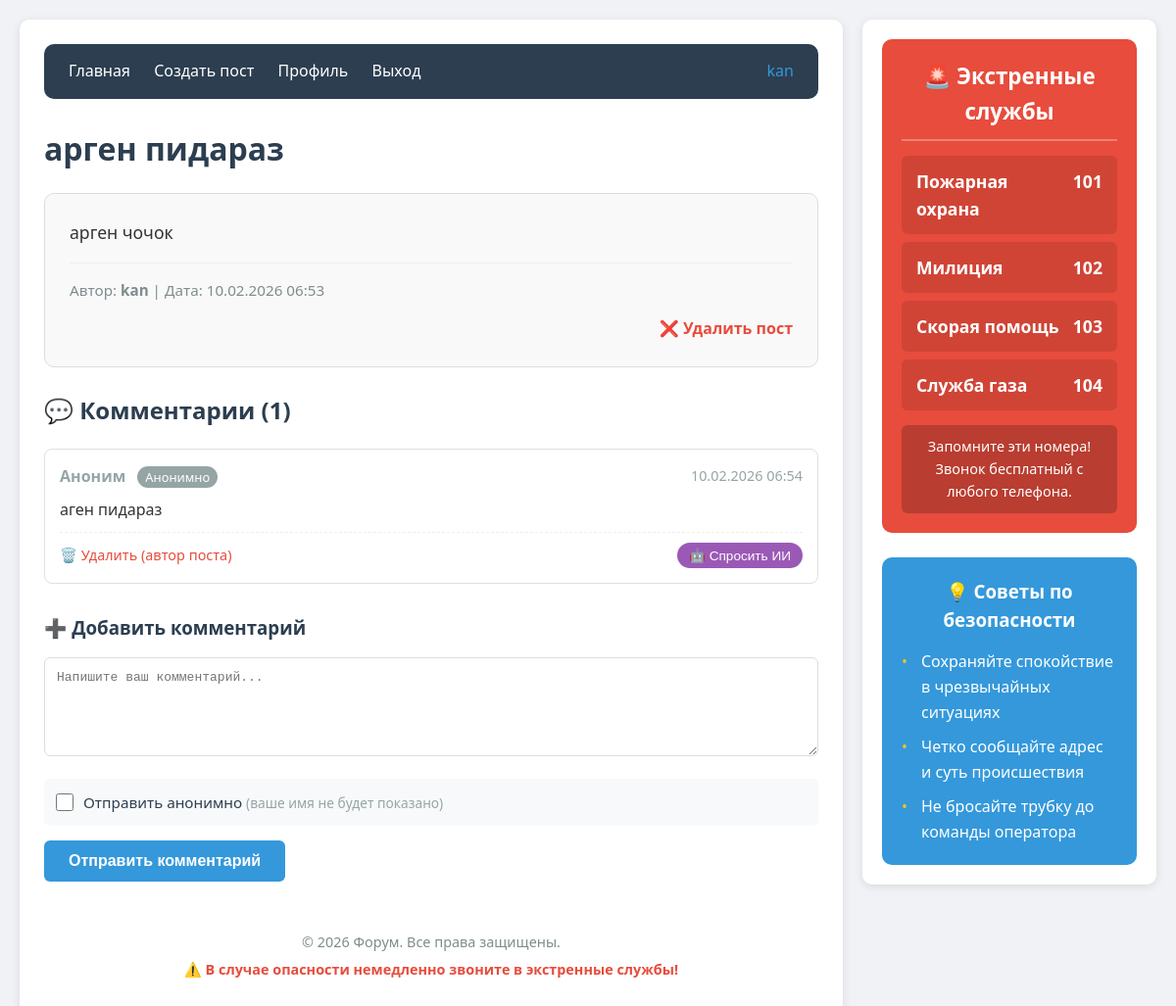
The app's page /post/1 (signed in) with its own data.
### main.py (models this page shows)
class User(db.Model):
    id = db.Column(db.Integer, primary_key=True)
    username = db.Column(db.String(80), unique=True, nullable=False)
    email = db.Column(db.String(120), unique=True, nullable=False)
    password = db.Column(db.String(200), nullable=False)
    posts = db.relationship('Post', backref='author', lazy=True)
    comments = db.relationship('Comment', backref='author', lazy=True)
    created_at = db.Column(db.DateTime, default=datetime.utcnow)

class Post(db.Model):
    id = db.Column(db.Integer, primary_key=True)
    title = db.Column(db.String(200), nullable=False)
    content = db.Column(db.Text, nullable=False)
    user_id = db.Column(db.Integer, db.ForeignKey('user.id'), nullable=False)
    created_at = db.Column(db.DateTime, default=datetime.utcnow)
    comments = db.relationship('Comment', backref='post', lazy=True)

class Comment(db.Model):
    id = db.Column(db.Integer, primary_key=True)
    content = db.Column(db.Text, nullable=False)
    user_id = db.Column(db.Integer, db.ForeignKey('user.id'), nullable=True)
    post_id = db.Column(db.Integer, db.ForeignKey('post.id'), nullable=False)
    is_anonymous = db.Column(db.Boolean, default=False)
    created_at = db.Column(db.DateTime, default=datetime.utcnow)

### main.py (the view, shortened to what this page needs)
@app.route('/post/<int:post_id>', methods=['GET', 'POST'])
def view_post(post_id):
    post = Post.query.get_or_404(post_id)
    return render_template('view_post.html', post=post, emergency_services=EMERGENCY_SERVICES)

### pythonProject/templates/view_post.html (shortened to what this page needs)
{% extends "base.html" %}
{% block content %}
    <h1 style="margin-bottom: 20px; color: #2c3e50;">{{ post.title }}</h1>
    <div style="border: 1px solid #ddd; padding: 25px; margin-bottom: 25px; border-radius: 10px; background-color: #f9f9f9;">
        <div style="margin-bottom: 15px;">
            <p style="font-size: 1.1em; line-height: 1.7;">{{ post.content }}</p>
        </div>
        <div style="color: #7f8c8d; font-size: 0.95em; border-top: 1px solid #eee; padding-top: 15px;">
            <p>
                Автор: <strong>{{ post.author.username }}</strong> |
                Дата: {{ post.created_at.strftime('%d.%m.%Y %H:%M') }}
            </p>
        </div>
        {% if session.user_id == post.user_id %}
            <div style="margin-top: 15px; text-align: right;">
                <a href="{{ url_for('delete_post', post_id=post.id) }}" onclick="return confirm('Вы уверены, что хотите удалить этот пост?')" style="color: #e74c3c; text-decoration: none; font-weight: bold;">❌ Удалить пост</a>
            </div>
        {% endif %}
    </div>
    <h2 style="margin-bottom: 20px; color: #2c3e50; display: flex; align-items: center;">
        💬 Комментарии ({{ post.comments|length }})
    </h2>
    {% if post.comments %}
        {% for comment in post.comments|sort(attribute='created_at') %}
            <div class="comment-block" style="border: 1px solid #e0e0e0; padding: 15px; margin-bottom: 15px; border-radius: 8px; background-color: white; position: relative;">
                <div style="display: flex; justify-content: space-between; margin-bottom: 8px;">
                    <div>
                        {% if comment.is_anonymous %}
                            <strong style="color: #95a5a6;">Аноним</strong>
                            <span class="anonymous-badge">Анонимно</span>
                        {% else %}
                            <strong style="color: #3498db;">{{ comment.author.username }}</strong>
                        {% endif %}
                    </div>
                    <span style="color: #95a5a6; font-size: 0.9em;">
                        {{ comment.created_at.strftime('%d.%m.%Y %H:%M') }}
                    </span>
                </div>
                <p style="margin-bottom: 10px; line-height: 1.6;">{{ comment.content }}</p>
                <div style="display: flex; justify-content: space-between; align-items: center; margin-top: 10px; padding-top: 10px; border-top: 1px dashed #eee;">
                    <div>
                        {% if not comment.is_anonymous and session.user_id == comment.user_id %}
                            <a href="{{ url_for('edit_comment', comment_id=comment.id) }}" style="color: #3498db; font-size: 0.9em; text-decoration: none; margin-right: 10px;">✏️ Редактировать</a>
                            <a href="{{ url_for('delete_comment', comment_id=comment.id) }}" onclick="return confirm('Удалить комментарий?')" style="color: #e74c3c; font-size: 0.9em; text-decoration: none;">🗑️ Удалить</a>
                        {% elif comment.is_anonymous and session.user_id == post.user_id %}
                            <a href="{{ url_for('delete_comment', comment_id=comment.id) }}" onclick="return confirm('Удалить анонимный комментарий?')" style="color: #e74c3c; font-size: 0.9em; text-decoration: none;">🗑️ Удалить (автор поста)</a>
                        {% elif session.is_admin %}
                            <a href="{{ url_for('delete_comment', comment_id=comment.id) }}" onclick="return confirm('Удалить комментарий как администратор?')" style="color: #e74c3c; font-size: 0.9em; text-decoration: none;">🗑️ Удалить (админ)</a>
                        {% endif %}
                    </div>
                    <button class="ai-btn" data-comment-id="{{ comment.id }}" style="background-color: #9b59b6; color: white; border: none; padding: 5px 12px; border-radius: 15px; font-size: 0.85em; cursor: pointer; display: flex; align-items: center; gap: 5px;">
                        🤖 Спросить ИИ
                    </button>
                </div>
            </div>
        {% endfor %}
    {% else %}
        <div style="text-align: center; padding: 30px; background-color: #f8f9fa; border-radius: 8px; color: #95a5a6;">
            <p>Пока нет комментариев. Будьте первым!</p>
        </div>
    {% endif %}
    <h3 style="margin: 30px 0 15px; color: #2c3e50;">➕ Добавить комментарий</h3>
    <form method="POST" action="{{ url_for('view_post', post_id=post.id) }}">
        <div style="margin-bottom: 15px;">
            <textarea name="content" required rows="5" style="width: 100%; padding: 12px; border: 1px solid #ddd; border-radius: 6px; font-size: 1em; resize: vertical;" placeholder="Напишите ваш комментарий..."></textarea>
        </div>
        <div style="margin-bottom: 15px; display: flex; align-items: center; gap: 10px; background-color: #f8f9fa; padding: 12px; border-radius: 6px;">
            <input type="checkbox" id="is_anonymous" name="is_anonymous" style="width: 18px; height: 18px;">
            <label for="is_anonymous" style="font-size: 0.95em; color: #2c3e50;">
                Отправить анонимно <span style="color: #95a5a6; font-size: 0.9em;">(ваше имя не будет показано)</span>
            </label>
        </div>
        <button type="submit" style="padding: 12px 25px; background-color: #3498db; color: white; border: none; border-radius: 6px; cursor: pointer; font-size: 1em; font-weight: bold; transition: background-color 0.3s;">
            Отправить комментарий
        </button>
    </form>
{% endblock %}

### pythonProject/templates/base.html (shortened to what this page needs)
<!DOCTYPE html>
<html lang="ru">
<head>
</head>
<body>
    <div class="container">
        <div class="main-content">
            <nav>
                <a href="{{ url_for('index') }}">Главная</a>
                {% if session.username %}
                    <a href="{{ url_for('create_post') }}">Создать пост</a>
                    <a href="{{ url_for('profile') }}">Профиль</a>
                    <a href="{{ url_for('logout') }}">Выход</a>
                    <span style="float: right; color: #3498db;">
                        {{ session.username }}
                    </span>
                {% else %}
                    <a href="{{ url_for('login') }}">Вход</a>
                    <a href="{{ url_for('register') }}">Регистрация</a>
                {% endif %}
            </nav>
            {% block content %}{% endblock %}
            <footer>
                <p>© 2026 Форум. Все права защищены.</p>
                <p style="margin-top: 5px; color: #e74c3c; font-weight: bold;">
                    ⚠️ В случае опасности немедленно звоните в экстренные службы!
                </p>
            </footer>
        </div>
        <div class="sidebar">
            <div class="emergency-block">
                <h3>🚨 Экстренные службы</h3>
                <ul class="emergency-services">
                    {% for service in emergency_services %}
                    <li>
                        <span>{{ service.name }}</span>
                        <span>{{ service.phone }}</span>
                    </li>
                    {% endfor %}
                </ul>
                <p style="margin-top: 15px; text-align: center; font-size: 0.9em; background-color: rgba(0,0,0,0.2); padding: 10px; border-radius: 6px;">
                    Запомните эти номера!<br>Звонок бесплатный с любого телефона.
                </p>
            </div>
            <div style="background-color: #3498db; color: white; padding: 20px; border-radius: 10px;">
                <h3 style="margin-bottom: 15px; text-align: center;">💡 Советы по безопасности</h3>
                <ul style="list-style: none; padding-left: 0;">
                    <li style="margin-bottom: 10px; padding-left: 20px; position: relative;">
                        <span style="position: absolute; left: 0; color: #f1c40f;">•</span>
                        Сохраняйте спокойствие в чрезвычайных ситуациях
                    </li>
                    <li style="margin-bottom: 10px; padding-left: 20px; position: relative;">
                        <span style="position: absolute; left: 0; color: #f1c40f;">•</span>
                        Четко сообщайте адрес и суть происшествия
                    </li>
                    <li style="padding-left: 20px; position: relative;">
                        <span style="position: absolute; left: 0; color: #f1c40f;">•</span>
                        Не бросайте трубку до команды оператора
                    </li>
                </ul>
            </div>
        </div>
    </div>
</body>
</html>

### pythonProject/templates/base.html (style rules this page uses)
* { margin: 0; padding: 0; box-sizing: border-box; }
body { font-family: 'Segoe UI', Tahoma, Geneva, Verdana, sans-serif; line-height: 1.6; background-color: #f0f2f5; color: #333; }
.container { max-width: 1200px; margin: 0 auto; display: flex; gap: 20px; padding: 20px; }
.main-content { flex: 1; background-color: white; padding: 25px; border-radius: 10px; box-shadow: 0 2px 10px rgba(0,0,0,0.1); }
.sidebar { width: 300px; background-color: white; padding: 20px; border-radius: 10px; box-shadow: 0 2px 10px rgba(0,0,0,0.1); align-self: flex-start; position: sticky; top: 20px; }
nav { background-color: #2c3e50; padding: 15px 25px; border-radius: 10px; margin-bottom: 25px; }
nav a { color: white; text-decoration: none; margin-right: 20px; font-weight: 500; transition: opacity 0.3s; }
.emergency-block { background-color: #e74c3c; color: white; padding: 20px; border-radius: 10px; margin-bottom: 25px; }
.emergency-block h3 { margin-bottom: 15px; text-align: center; font-size: 1.4em; border-bottom: 2px solid rgba(255,255,255,0.3); padding-bottom: 10px; }
.emergency-services { list-style: none; }
.emergency-services li { padding: 12px 15px; background-color: rgba(0,0,0,0.1); margin-bottom: 8px; border-radius: 6px; display: flex; justify-content: space-between; font-weight: bold; font-size: 1.1em; }
.anonymous-badge { background-color: #95a5a6; color: white; padding: 2px 8px; border-radius: 12px; font-size: 0.8em; margin-left: 8px; }
footer { text-align: center; margin-top: 30px; padding: 20px; color: #7f8c8d; font-size: 0.9em; }

### records on screen
User: username "kan", author.username "kan"
Post: title "арген пидараз", content "арген чочок", created_at "10.02.2026 06:53"
Comment: is_anonymous "Аноним", created_at "10.02.2026 06:54", content "аген пидараз"

### other values on screen
{{ post.comments|length }} "1"
{{ service.name }} "Пожарная охрана" "Милиция" "Скорая помощь" "Служба газа"
{{ service.phone }} "101" "102" "103" "104"
